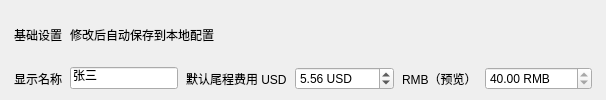
        <widget class="QFrame" name="basicSettingsSection">
         <property name="card" stdset="0">
          <bool>true</bool>
         </property>
         <layout class="QVBoxLayout" name="basicSettingsLayout">
          <property name="leftMargin">
           <number>14</number>
          </property>
          <property name="topMargin">
           <number>10</number>
          </property>
          <property name="rightMargin">
           <number>14</number>
          </property>
          <property name="bottomMargin">
           <number>10</number>
          </property>
          <property name="spacing">
           <number>8</number>
          </property>
          <item>
           <layout class="QHBoxLayout" name="basicHeaderLayout">
            <property name="leftMargin">
             <number>0</number>
            </property>
            <property name="topMargin">
             <number>0</number>
            </property>
            <property name="rightMargin">
             <number>0</number>
            </property>
            <property name="bottomMargin">
             <number>0</number>
            </property>
            <property name="spacing">
             <number>8</number>
            </property>
            <item>
             <widget class="QLabel" name="lblBasicSettingsTitle">
              <property name="text">
               <string>基础设置</string>
              </property>
              <property name="sectionTitle" stdset="0">
               <bool>true</bool>
              </property>
             </widget>
            </item>
            <item>
             <widget class="QLabel" name="lblBasicSettingsHint">
              <property name="text">
               <string>修改后自动保存到本地配置</string>
              </property>
              <property name="hint" stdset="0">
               <bool>true</bool>
              </property>
             </widget>
            </item>
            <item>
             <spacer name="basicHeaderSpacer">
              <property name="orientation">
               <enum>Qt::Horizontal</enum>
              </property>
              <property name="sizeHint" stdset="0">
               <size>
                <width>20</width>
                <height>20</height>
               </size>
              </property>
              <property name="sizeType">
               <enum>QSizePolicy::Expanding</enum>
              </property>
             </spacer>
            </item>
           </layout>
          </item>
          <item>
           <layout class="QGridLayout" name="basicFieldsGrid" columnstretch="0,2,0,1,0,1">
            <property name="leftMargin">
             <number>0</number>
            </property>
            <property name="topMargin">
             <number>0</number>
            </property>
            <property name="rightMargin">
             <number>0</number>
            </property>
            <property name="bottomMargin">
             <number>0</number>
            </property>
            <property name="spacing">
             <number>8</number>
            </property>
            <item row="0" column="0">
             <widget class="QLabel" name="lblDisplayName">
              <property name="text">
               <string>显示名称</string>
              </property>
             </widget>
            </item>
            <item row="0" column="1">
             <widget class="QLineEdit" name="txtDisplayName">
              <property name="text">
               <string>张三</string>
              </property>
             </widget>
            </item>
            <item row="0" column="2">
             <widget class="QLabel" name="lblDefaultTailUsd">
              <property name="text">
               <string>默认尾程费用 USD</string>
              </property>
             </widget>
            </item>
            <item row="0" column="3">
             <widget class="QDoubleSpinBox" name="spinDefaultTailUsd">
              <property name="decimals">
               <number>2</number>
              </property>
              <property name="minimum">
               <double>0.0</double>
              </property>
              <property name="maximum">
               <double>9999</double>
              </property>
              <property name="singleStep">
               <double>1.0</double>
              </property>
              <property name="value">
               <double>5.56</double>
              </property>
              <property name="suffix">
               <string> USD</string>
              </property>
             </widget>
            </item>
            <item row="0" column="4">
             <widget class="QLabel" name="lblDefaultTailRmb">
              <property name="text">
               <string>RMB（预览）</string>
              </property>
             </widget>
            </item>
            <item row="0" column="5">
             <widget class="QDoubleSpinBox" name="spinDefaultTailRmbPreview">
              <property name="decimals">
               <number>2</number>
              </property>
              <property name="minimum">
               <double>0.0</double>
              </property>
              <property name="maximum">
               <double>99999</double>
              </property>
              <property name="singleStep">
               <double>1.0</double>
              </property>
              <property name="value">
               <double>40</double>
              </property>
              <property name="suffix">
               <string> RMB</string>
              </property>
              <property name="readOnly">
               <bool>true</bool>
              </property>
              <property name="preview" stdset="0">
               <bool>true</bool>
              </property>
             </widget>
            </item>
           </layout>
          </item>
         </layout>
        </widget>
